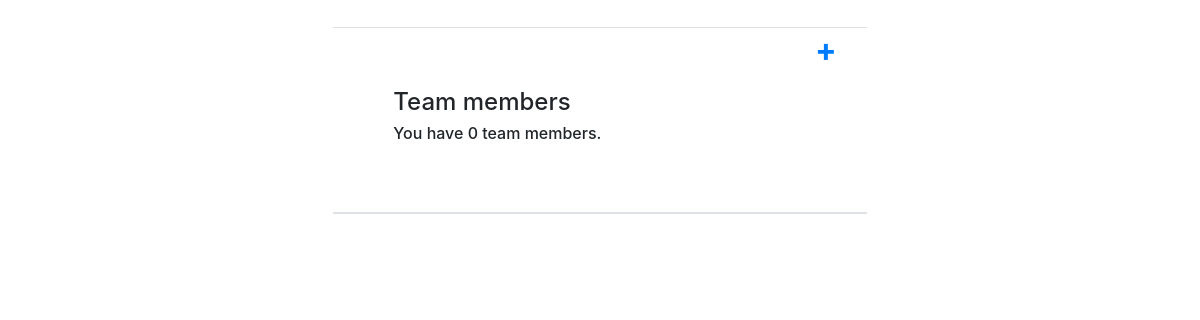
The page /team/ on the database as committed earlier.
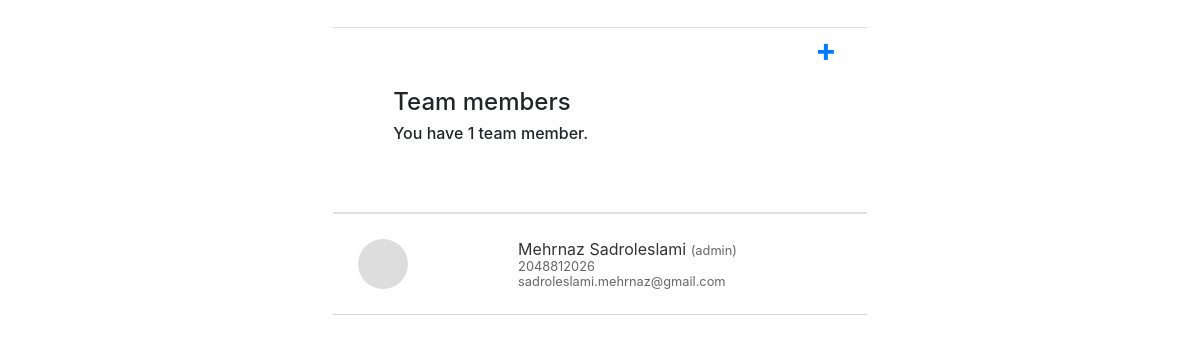
The same page on the database as committed later.
### TeamManagement/models.py (models this page shows)
class TeamMember(models.Model):
    id = models.AutoField(primary_key=True)
    first_name = models.CharField(max_length=100)
    last_name = models.CharField(max_length=100)
    phone_number = models.CharField(max_length=15)
    role = models.BooleanField(default=False)
    email = models.EmailField()

### TeamManagement/views.py (the view)
# urls.py: path('team/', TeamMemberListView.as_view(), name='team_members'),
class TeamMemberListView(ListView):
    model = TeamMember
    template_name = 'team_members.html'
    context_object_name = 'members'
    def get_context_data(self, **kwargs):
        context = super(TeamMemberListView, self).get_context_data(**kwargs)
        context['members_count'] = context['members'].count()
        return context

### TeamManagement/templates/team_members.html (shortened to what this page needs)
<head>
  <link rel="stylesheet" href="https://stackpath.bootstrapcdn.com/bootstrap/4.3.1/css/bootstrap.min.css">
</head>
<body>
  <div class="table-container">
    <table class="table">
      <thead>
        <tr>
          <th colspan="3">
            <h1>
              Team members
              <h2 class="subtitle">
                {% if members_count == 1 %}
                You have {{ 1 }} team member.
                {% else %}
                You have {{ members_count }} team members.
                {% endif %}
              </h2>
            </h1>
            <a class="add-member-link" href="{% url 'add_member' %}">+</a>
          </th>
        </tr>
      </thead>
      <tbody>
        {% for member in members %}
        <tr onclick="window.location.href='{% url 'edit_member' member.id %}';" style="cursor: pointer;">
          <td>
            <div class="profile-pic"></div>
          </td>
          <td>
            <div class="member-info">
              <span class="member-name">{{ member.first_name }} {{ member.last_name }}
                <span class="member-role">
                  {% if member.role %}
                  (admin)
                  {% endif %}
                </span>
              </span>
              <span class="member-phone">{{ member.phone_number }}</span>
              <span class="member-email">{{ member.email }}</span>
            </div>
          </td>
        </tr>
        {% endfor %}
      </tbody>
    </table>
  </div>
</body>

### TeamManagement/templates/team_members.html (style rules this page uses)
.table { border-collapse: collapse; width: 100%; }
.table td { position: relative; border-right: none; border-left: none; padding: 25px; border-top: 1px solid lightgrey; border-bottom: 1px solid lightgrey; }
.table th { padding: 60px; text-align: left; }
.table tr { border: 1px solid lightgrey; border-left: none; border-right: none; text-align: left; }
.table-container { position: relative; display: flex; flex-direction: column; align-items: center; width: 100%; max-width: 400pt; padding-top: 20pt; margin: auto; }
.table-container h1 { font-size: 1.5em; }
.table-container h2 { font-size: 1em; align-self: flex-start; }
.table-container a { align-self: flex-end; margin-bottom: 10px; }
.profile-pic { border-radius: 50%; margin-right: 15px; background-color: #ddd; width: 50px; height: 50px; }
.add-member-link { font-size: xx-large; position: absolute; right: 30; top: 30; text-decoration: none; }
.member-info { display: flex; flex-direction: column; }
.member-name { font-size: 1em; color: #333; }
.member-role, .member-phone, .member-email { font-size: 0.8em; color: #666; }

Rows that differ between the two databases and show on the page:
added TeamMember: first_name "Mehrnaz", last_name "Sadroleslami", role "(admin)", phone_number "2048812026", email "sadroleslami.mehrnaz@gmail.com"
Other text that changed with them:
{{ 1 }}: (not shown) → "1"
{{ members_count }}: "0" → (not shown)
text no longer shown: "team members."
text now shown: "team member."
